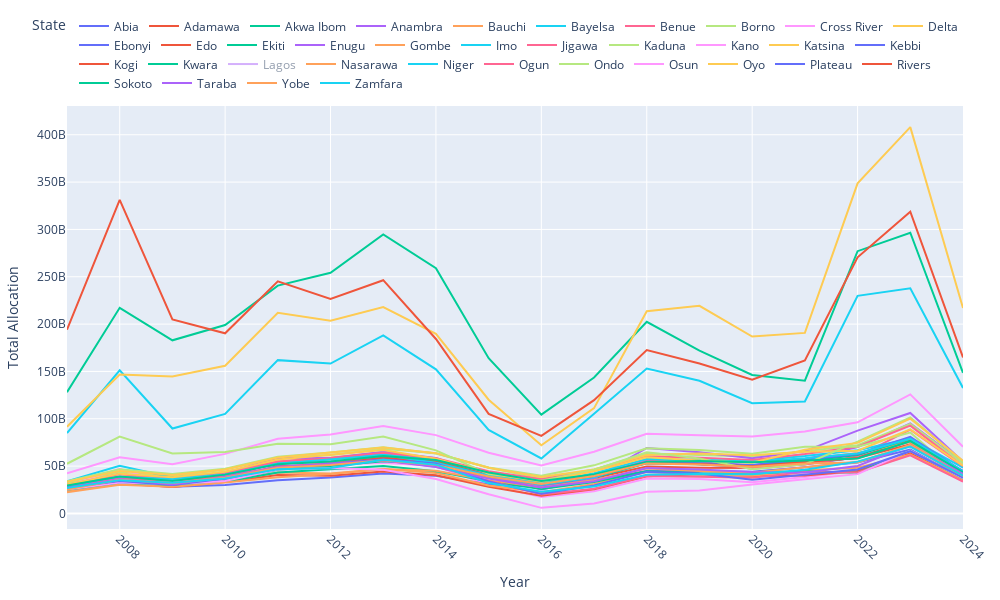

Notebook code cell kept with this figure:
### Code cell
# Melt the dataframe to long format for easier manipulation
df_melted = df.melt(id_vars=['State', 'Region'], var_name='Date', value_name='Allocation')

# Convert Date column to datetime format
df_melted['Date'] = pd.to_datetime(df_melted['Date'], format='%b-%Y')

# Extract the year from the Date column
df_melted['Year'] = df_melted['Date'].dt.year

# Group by state and year, and sum the allocations
allocations_by_year = df_melted.groupby(['State', 'Year'])['Allocation'].sum().reset_index()

# Create the plot
fig = px.line(allocations_by_year, x='Year', y='Allocation', color='State') #, title='Total Allocations by State Over the Years')

# Update the layout to handle long labels and improve readability
fig.update_layout(
    autosize=False,
    width=1000,
    height=600,
    legend=dict(
        orientation="h",
        yanchor="bottom",
        y=1.02,
        xanchor="right",
        x=1
    ),
    margin=dict(l=20, r=20, t=50, b=20),
    xaxis=dict(
        title='Year',
        tickangle=45
    ),
    yaxis=dict(
        title='Total Allocation'
    )
)

fig.show()
